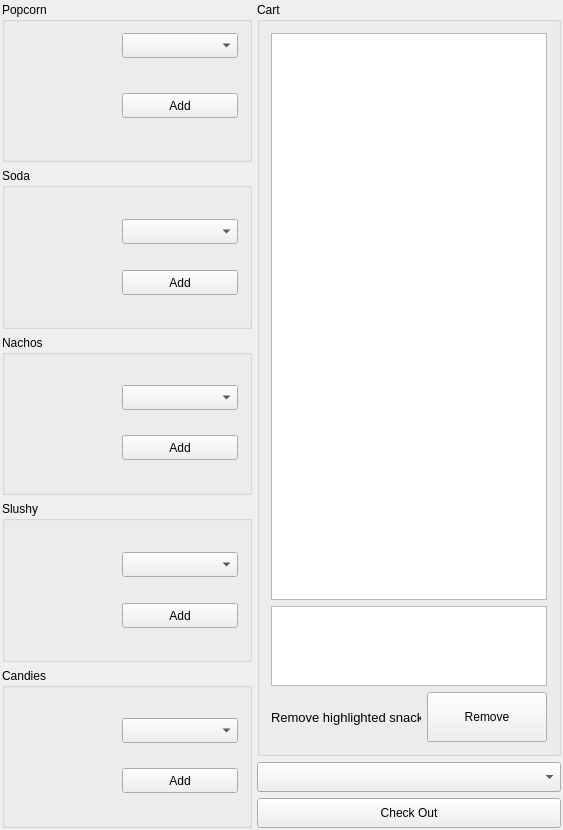
<?xml version="1.0" encoding="UTF-8"?>
<ui version="4.0">
 <class>SnackSalesClass</class>
 <widget class="QMainWindow" name="SnackSalesClass">
  <property name="geometry">
   <rect>
    <x>0</x>
    <y>0</y>
    <width>563</width>
    <height>830</height>
   </rect>
  </property>
  <property name="maximumSize">
   <size>
    <width>600</width>
    <height>900</height>
   </size>
  </property>
  <property name="windowTitle">
   <string>SnackSales</string>
  </property>
  <widget class="QWidget" name="centralWidget">
   <layout class="QHBoxLayout" name="horizontalLayout" stretch="1,0">
    <property name="spacing">
     <number>5</number>
    </property>
    <property name="leftMargin">
     <number>2</number>
    </property>
    <property name="topMargin">
     <number>2</number>
    </property>
    <property name="rightMargin">
     <number>2</number>
    </property>
    <property name="bottomMargin">
     <number>2</number>
    </property>
    <item>
     <layout class="QVBoxLayout" name="verticalLayout">
      <item>
       <widget class="QGroupBox" name="groupBox_2">
        <property name="minimumSize">
         <size>
          <width>250</width>
          <height>160</height>
         </size>
        </property>
        <property name="maximumSize">
         <size>
          <width>16777215</width>
          <height>16777215</height>
         </size>
        </property>
        <property name="title">
         <string>Popcorn</string>
        </property>
        <layout class="QHBoxLayout" name="horizontalLayout_4">
         <item>
          <widget class="QLabel" name="label_3">
           <property name="minimumSize">
            <size>
             <width>100</width>
             <height>100</height>
            </size>
           </property>
           <property name="maximumSize">
            <size>
             <width>100</width>
             <height>100</height>
            </size>
           </property>
           <property name="styleSheet">
            <string notr="true">QLabel{
image: url(:/SnacksSales/Resource files/Snacks/popcorn.png);
}
</string>
           </property>
           <property name="text">
            <string/>
           </property>
          </widget>
         </item>
         <item>
          <layout class="QVBoxLayout" name="verticalLayout_6">
           <item>
            <widget class="QComboBox" name="comboBox_popcorn">
             <property name="minimumSize">
              <size>
               <width>100</width>
               <height>25</height>
              </size>
             </property>
             <property name="maximumSize">
              <size>
               <width>150</width>
               <height>25</height>
              </size>
             </property>
            </widget>
           </item>
           <item alignment="Qt::AlignVCenter">
            <widget class="QPushButton" name="pushButton_add_popcorn">
             <property name="minimumSize">
              <size>
               <width>100</width>
               <height>25</height>
              </size>
             </property>
             <property name="maximumSize">
              <size>
               <width>150</width>
               <height>20</height>
              </size>
             </property>
             <property name="text">
              <string>Add</string>
             </property>
            </widget>
           </item>
          </layout>
         </item>
        </layout>
       </widget>
      </item>
      <item>
       <widget class="QGroupBox" name="groupBox_3">
        <property name="minimumSize">
         <size>
          <width>250</width>
          <height>160</height>
         </size>
        </property>
        <property name="maximumSize">
         <size>
          <width>16777215</width>
          <height>16777215</height>
         </size>
        </property>
        <property name="title">
         <string>Soda</string>
        </property>
        <layout class="QHBoxLayout" name="horizontalLayout_3">
         <item>
          <widget class="QLabel" name="label_2">
           <property name="minimumSize">
            <size>
             <width>100</width>
             <height>100</height>
            </size>
           </property>
           <property name="maximumSize">
            <size>
             <width>100</width>
             <height>100</height>
            </size>
           </property>
           <property name="styleSheet">
            <string notr="true">QLabel{
	image: url(:/SnacksSales/Resource files/Snacks/drink.png);
}</string>
           </property>
           <property name="text">
            <string/>
           </property>
          </widget>
         </item>
         <item>
          <layout class="QVBoxLayout" name="verticalLayout_5">
           <item>
            <widget class="QComboBox" name="comboBox_soda">
             <property name="minimumSize">
              <size>
               <width>100</width>
               <height>25</height>
              </size>
             </property>
             <property name="maximumSize">
              <size>
               <width>150</width>
               <height>25</height>
              </size>
             </property>
            </widget>
           </item>
           <item>
            <widget class="QPushButton" name="pushButton_add_soda">
             <property name="minimumSize">
              <size>
               <width>100</width>
               <height>20</height>
              </size>
             </property>
             <property name="maximumSize">
              <size>
               <width>150</width>
               <height>25</height>
              </size>
             </property>
             <property name="text">
              <string>Add</string>
             </property>
            </widget>
           </item>
          </layout>
         </item>
        </layout>
       </widget>
      </item>
      <item>
       <widget class="QGroupBox" name="groupBox_4">
        <property name="minimumSize">
         <size>
          <width>250</width>
          <height>160</height>
         </size>
        </property>
        <property name="maximumSize">
         <size>
          <width>16777215</width>
          <height>16777215</height>
         </size>
        </property>
        <property name="title">
         <string>Nachos</string>
        </property>
        <layout class="QHBoxLayout" name="horizontalLayout_2">
         <item>
          <widget class="QLabel" name="label">
           <property name="minimumSize">
            <size>
             <width>100</width>
             <height>100</height>
            </size>
           </property>
           <property name="maximumSize">
            <size>
             <width>100</width>
             <height>100</height>
            </size>
           </property>
           <property name="styleSheet">
            <string notr="true">QLabel{
	image: url(:/SnacksSales/Resource files/Snacks/nachos.png);
}</string>
           </property>
           <property name="text">
            <string/>
           </property>
          </widget>
         </item>
         <item>
          <layout class="QVBoxLayout" name="verticalLayout_4">
           <item>
            <widget class="QComboBox" name="comboBox_nachos">
             <property name="minimumSize">
              <size>
               <width>100</width>
               <height>25</height>
              </size>
             </property>
             <property name="maximumSize">
              <size>
               <width>150</width>
               <height>25</height>
              </size>
             </property>
            </widget>
           </item>
           <item>
            <widget class="QPushButton" name="pushButton_add_nachos">
             <property name="minimumSize">
              <size>
               <width>100</width>
               <height>25</height>
              </size>
             </property>
             <property name="maximumSize">
              <size>
               <width>150</width>
               <height>25</height>
              </size>
             </property>
             <property name="text">
              <string>Add</string>
             </property>
            </widget>
           </item>
          </layout>
         </item>
        </layout>
       </widget>
      </item>
      <item>
       <widget class="QGroupBox" name="groupBox_5">
        <property name="minimumSize">
         <size>
          <width>250</width>
          <height>160</height>
         </size>
        </property>
        <property name="maximumSize">
         <size>
          <width>16777215</width>
          <height>16777215</height>
         </size>
        </property>
        <property name="title">
         <string>Slushy</string>
        </property>
        <layout class="QHBoxLayout" name="horizontalLayout_5">
         <item>
          <widget class="QLabel" name="label_4">
           <property name="minimumSize">
            <size>
             <width>100</width>
             <height>100</height>
            </size>
           </property>
           <property name="maximumSize">
            <size>
             <width>100</width>
             <height>100</height>
            </size>
           </property>
           <property name="styleSheet">
            <string notr="true">QLabel{
image: url(:/SnacksSales/Resource files/Snacks/Slushy.png)
}</string>
           </property>
           <property name="text">
            <string/>
           </property>
          </widget>
         </item>
         <item>
          <layout class="QVBoxLayout" name="verticalLayout_7">
           <item>
            <widget class="QComboBox" name="comboBox_slushy">
             <property name="minimumSize">
              <size>
               <width>100</width>
               <height>25</height>
              </size>
             </property>
             <property name="maximumSize">
              <size>
               <width>150</width>
               <height>25</height>
              </size>
             </property>
            </widget>
           </item>
           <item>
            <widget class="QPushButton" name="pushButton_add_slushy">
             <property name="minimumSize">
              <size>
               <width>100</width>
               <height>25</height>
              </size>
             </property>
             <property name="maximumSize">
              <size>
               <width>150</width>
               <height>25</height>
              </size>
             </property>
             <property name="text">
              <string>Add</string>
             </property>
            </widget>
           </item>
          </layout>
         </item>
        </layout>
       </widget>
      </item>
      <item>
       <widget class="QGroupBox" name="groupBox_6">
        <property name="minimumSize">
         <size>
          <width>250</width>
          <height>160</height>
         </size>
        </property>
        <property name="maximumSize">
         <size>
          <width>16777215</width>
          <height>16777215</height>
         </size>
        </property>
        <property name="title">
         <string>Candies</string>
        </property>
        <layout class="QHBoxLayout" name="horizontalLayout_6">
         <item>
          <widget class="QLabel" name="label_5">
           <property name="minimumSize">
            <size>
             <width>100</width>
             <height>100</height>
            </size>
           </property>
           <property name="maximumSize">
            <size>
             <width>100</width>
             <height>100</height>
            </size>
           </property>
           <property name="styleSheet">
            <string notr="true">QLabel{
	image: url(:/SnacksSales/Resource files/Snacks/candy.png);
}</string>
           </property>
           <property name="text">
            <string/>
           </property>
          </widget>
         </item>
         <item>
          <layout class="QVBoxLayout" name="verticalLayout_8">
           <item>
            <widget class="QComboBox" name="comboBox_candy">
             <property name="minimumSize">
              <size>
               <width>100</width>
               <height>25</height>
              </size>
             </property>
             <property name="maximumSize">
              <size>
               <width>150</width>
               <height>25</height>
              </size>
             </property>
            </widget>
           </item>
           <item>
            <widget class="QPushButton" name="pushButton_add_candy">
             <property name="minimumSize">
              <size>
               <width>100</width>
               <height>25</height>
              </size>
             </property>
             <property name="maximumSize">
              <size>
               <width>150</width>
               <height>25</height>
              </size>
             </property>
             <property name="text">
              <string>Add</string>
             </property>
            </widget>
           </item>
          </layout>
         </item>
        </layout>
       </widget>
      </item>
     </layout>
    </item>
    <item>
     <layout class="QVBoxLayout" name="verticalLayout_9">
      <item>
       <widget class="QGroupBox" name="groupBox">
        <property name="minimumSize">
         <size>
          <width>300</width>
          <height>0</height>
         </size>
        </property>
        <property name="maximumSize">
         <size>
          <width>400</width>
          <height>16777215</height>
         </size>
        </property>
        <property name="title">
         <string>Cart</string>
        </property>
        <layout class="QVBoxLayout" name="verticalLayout_3">
         <item>
          <widget class="QListWidget" name="listWidget"/>
         </item>
         <item>
          <widget class="QListWidget" name="listWidget_total">
           <property name="maximumSize">
            <size>
             <width>16777215</width>
             <height>80</height>
            </size>
           </property>
           <property name="font">
            <font>
             <pointsize>20</pointsize>
            </font>
           </property>
          </widget>
         </item>
         <item>
          <layout class="QHBoxLayout" name="horizontalLayout_9">
           <item>
            <widget class="QLabel" name="label_6">
             <property name="font">
              <font>
               <pointsize>10</pointsize>
              </font>
             </property>
             <property name="text">
              <string>Remove highlighted snacks:</string>
             </property>
            </widget>
           </item>
           <item alignment="Qt::AlignRight">
            <widget class="QPushButton" name="pushButton_remove">
             <property name="minimumSize">
              <size>
               <width>120</width>
               <height>50</height>
              </size>
             </property>
             <property name="text">
              <string>Remove</string>
             </property>
            </widget>
           </item>
          </layout>
         </item>
        </layout>
       </widget>
      </item>
      <item>
       <widget class="QComboBox" name="comboBox_payment">
        <property name="minimumSize">
         <size>
          <width>0</width>
          <height>30</height>
         </size>
        </property>
       </widget>
      </item>
      <item>
       <widget class="QPushButton" name="pushButton_check_out">
        <property name="minimumSize">
         <size>
          <width>0</width>
          <height>30</height>
         </size>
        </property>
        <property name="text">
         <string>Check Out</string>
        </property>
       </widget>
      </item>
     </layout>
    </item>
   </layout>
  </widget>
 </widget>
 <layoutdefault spacing="6" margin="11"/>
 <resources>
  <include location="SnackSales.qrc"/>
 </resources>
 <connections/>
</ui>
